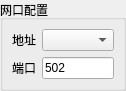
<?xml version="1.0" encoding="UTF-8"?>
<ui version="4.0">
 <class>SAKModbusCommonHostController</class>
 <widget class="QWidget" name="SAKModbusCommonHostController">
  <property name="geometry">
   <rect>
    <x>0</x>
    <y>0</y>
    <width>119</width>
    <height>78</height>
   </rect>
  </property>
  <property name="windowTitle">
   <string notr="true">Form</string>
  </property>
  <layout class="QVBoxLayout" name="verticalLayout">
   <property name="leftMargin">
    <number>0</number>
   </property>
   <property name="topMargin">
    <number>0</number>
   </property>
   <property name="rightMargin">
    <number>0</number>
   </property>
   <property name="bottomMargin">
    <number>0</number>
   </property>
   <item>
    <widget class="QGroupBox" name="tcpConfigurationGroupBox">
     <property name="sizePolicy">
      <sizepolicy hsizetype="Preferred" vsizetype="Preferred">
       <horstretch>0</horstretch>
       <verstretch>0</verstretch>
      </sizepolicy>
     </property>
     <property name="title">
      <string>网口配置</string>
     </property>
     <layout class="QGridLayout" name="gridLayout_2">
      <item row="1" column="1">
       <widget class="QLineEdit" name="portLineEdit">
        <property name="sizePolicy">
         <sizepolicy hsizetype="Preferred" vsizetype="Fixed">
          <horstretch>0</horstretch>
          <verstretch>0</verstretch>
         </sizepolicy>
        </property>
        <property name="text">
         <string>502</string>
        </property>
       </widget>
      </item>
      <item row="1" column="0">
       <widget class="QLabel" name="label_6">
        <property name="sizePolicy">
         <sizepolicy hsizetype="Fixed" vsizetype="Preferred">
          <horstretch>0</horstretch>
          <verstretch>0</verstretch>
         </sizepolicy>
        </property>
        <property name="text">
         <string>端口</string>
        </property>
       </widget>
      </item>
      <item row="0" column="0">
       <widget class="QLabel" name="label_5">
        <property name="sizePolicy">
         <sizepolicy hsizetype="Fixed" vsizetype="Preferred">
          <horstretch>0</horstretch>
          <verstretch>0</verstretch>
         </sizepolicy>
        </property>
        <property name="text">
         <string>地址</string>
        </property>
       </widget>
      </item>
      <item row="0" column="1">
       <widget class="QComboBox" name="hostComboBox"/>
      </item>
     </layout>
    </widget>
   </item>
  </layout>
 </widget>
 <resources/>
 <connections/>
</ui>
